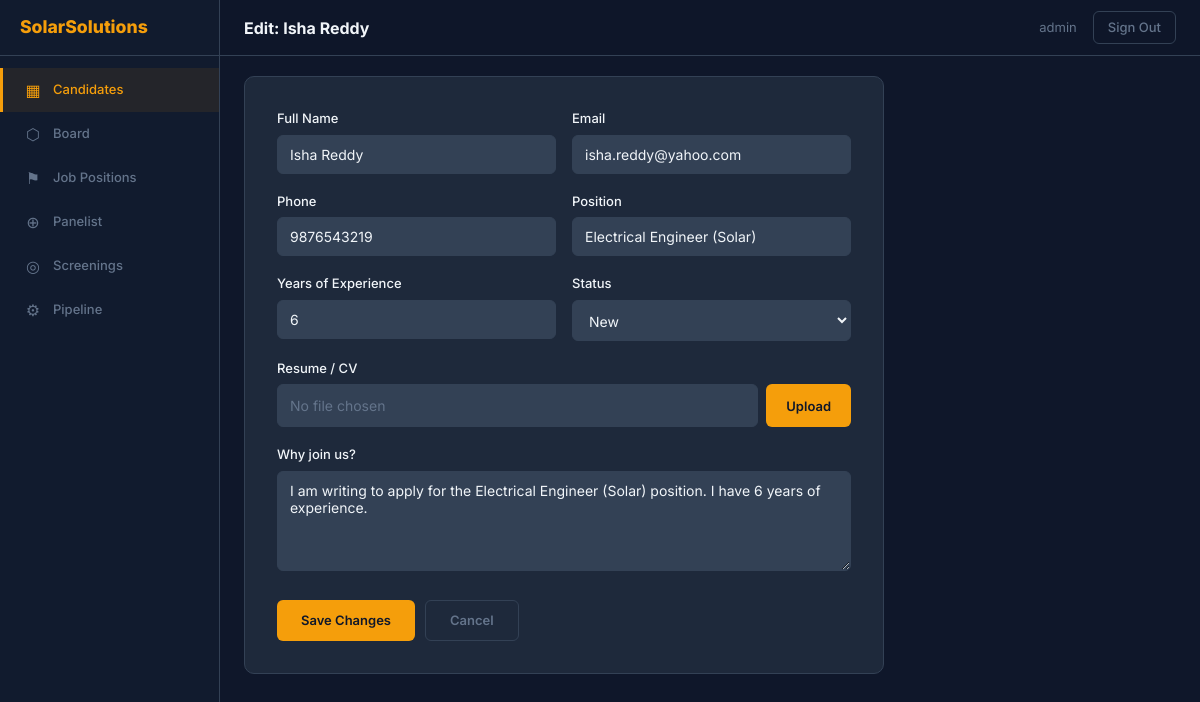
Screenshot of /solarsolutions/candidates/11/edit/ (signed in) with the database file from the repository.
### api/models.py (models this page shows, shortened)
class Application(models.Model):
    company = models.ForeignKey(Company, on_delete=models.CASCADE, related_name='applications')
    full_name = models.CharField('Full Name', max_length=200)
    email = models.EmailField('Email Address')
    phone = models.CharField('Phone Number', max_length=30)
    position = models.CharField('Position', max_length=200)
    experience = models.PositiveIntegerField('Years of Experience')
    resume = models.FileField('Resume / CV', upload_to='resumes/', blank=True, null=True)
    cover_letter = models.TextField('Why join us?')
    status = models.CharField('Status', max_length=30, default='new')
    submitted_at = models.DateTimeField('Submitted', auto_now_add=True)
    class Meta:
        ordering = ['-submitted_at']
        verbose_name = 'Application'
        verbose_name_plural = 'Applications'

class Stage(models.Model):
    company = models.ForeignKey(Company, on_delete=models.CASCADE, related_name='stages')
    key = models.CharField('Key', max_length=30)
    label = models.CharField('Label', max_length=100)
    order = models.IntegerField('Order', default=0)
    class Meta:
        ordering = ['order']
        unique_together = ('company', 'key')
        verbose_name = 'Pipeline Stage'
        verbose_name_plural = 'Pipeline Stages'

### adminpanel/views.py (the view, shortened to what this page needs)
# urls.py: path('candidates/<int:pk>/edit/', views.candidate_edit, name='candidate_edit'),
@company_login_required
def candidate_edit(request, pk, company_slug=None):
    candidate = get_object_or_404(Application, company=request.company, pk=pk)
    return render(request, 'adminpanel/candidate_form.html', {
        'candidate': candidate,
        'stages': Stage.objects.filter(company=request.company),
        'company': request.company,
    })

### adminpanel/views.py (called while the page is built)
def company_login_required(view_func):
    @wraps(view_func)
    def wrapper(request, *args, **kwargs):
        if request.user.is_authenticated:
            return view_func(request, *args, **kwargs)
        if request.company:
            return redirect('admin_login', company_slug=request.company.slug)
        return redirect('landing')
    return wrapper

### adminpanel/templates/adminpanel/candidate_form.html (shortened to what this page needs)
{% extends 'adminpanel/base.html' %}
{% block page_title %}{% if candidate %}Edit: {{ candidate.full_name }}{% else %}Add Candidate{% endif %}{% endblock %}
{% block content %}
<div class="form-card">
  <form method="post" enctype="multipart/form-data">
    <div class="form-row">
      <div class="form-group">
        <label for="full_name">Full Name</label>
        <input id="full_name" name="full_name" type="text" value="{{ candidate.full_name|default:'' }}" required />
      </div>
      <div class="form-group">
        <label for="email">Email</label>
        <input id="email" name="email" type="email" value="{{ candidate.email|default:'' }}" required />
      </div>
    </div>
    <div class="form-row">
      <div class="form-group">
        <label for="phone">Phone</label>
        <input id="phone" name="phone" type="text" value="{{ candidate.phone|default:'' }}" required />
      </div>
      <div class="form-group">
        <label for="position">Position</label>
        <input id="position" name="position" type="text" value="{{ candidate.position|default:'' }}" required />
      </div>
    </div>
    <div class="form-row">
      <div class="form-group">
        <label for="experience">Years of Experience</label>
        <input id="experience" name="experience" type="number" min="0" value="{{ candidate.experience|default:'0' }}" required />
      </div>
      <div class="form-group">
        <label for="status">Status</label>
        <select id="status" name="status">
          {% for s in stages %}
            <option value="{{ s.key }}" {% if candidate.status == s.key %}selected{% endif %}>{{ s.label }}</option>
          {% endfor %}
        </select>
      </div>
    </div>
    <div class="form-group">
      <label for="resume">Resume / CV</label>
      <div class="file-input">
        <span class="file-placeholder" id="resumeLabel">
          {% if candidate.resume %}{{ candidate.resume.name }}{% else %}No file chosen{% endif %}
        </span>
        <button type="button" class="file-btn" onclick="document.getElementById('resume').click()">Upload</button>
      </div>
    </div>
    <div class="form-group">
      <label for="cover_letter">Why join us?</label>
      <textarea id="cover_letter" name="cover_letter" rows="4">{{ candidate.cover_letter|default:'' }}</textarea>
    </div>
    <div class="actions-bar">
      <button type="submit" class="btn btn-primary">
        {% if candidate %}Save Changes{% else %}Add Candidate{% endif %}
      </button>
      <a href="{% url 'candidate_list' company_slug=company.slug %}" class="btn btn-cancel">Cancel</a>
    </div>
  </form>
</div>
{% endblock %}

### adminpanel/templates/adminpanel/base.html (shortened to what this page needs)
<!doctype html>
<html lang="en">
<head>
</head>
<body>
  <div class="sidebar">
    <div class="sidebar-logo">SolarSolutions</div>
    <nav class="sidebar-nav">
      <a href="{% url 'candidate_list' %}" class="{% if request.resolver_match.url_name == 'candidate_list' or request.resolver_match.url_name == 'candidate_detail' or request.resolver_match.url_name == 'candidate_edit' or request.resolver_match.url_name == 'candidate_create' %}active{% endif %}">
        <span class="nav-icon">▦</span> Candidates
      </a>
      <a href="{% url 'admin_board' %}" class="{% if request.resolver_match.url_name == 'admin_board' %}active{% endif %}">
        <span class="nav-icon">⬡</span> Board
      </a>
      <a href="{% url 'job_positions' %}" class="{% if request.resolver_match.url_name == 'job_positions' %}active{% endif %}">
        <span class="nav-icon">⚑</span> Job Positions
      </a>
      <a href="{% url 'panelist' %}" class="{% if request.resolver_match.url_name == 'panelist' %}active{% endif %}">
        <span class="nav-icon">⊕</span> Panelist
      </a>
      <a href="{% url 'screenings' %}" class="{% if request.resolver_match.url_name == 'screenings' %}active{% endif %}">
        <span class="nav-icon">◎</span> Screenings
      </a>
      <a href="{% url 'pipeline' %}" class="{% if request.resolver_match.url_name == 'pipeline' %}active{% endif %}">
        <span class="nav-icon">⚙</span> Pipeline
      </a>
    </nav>
  </div>
  <div class="header">
    <div class="header-title">{% block page_title %}Dashboard{% endblock %}</div>
    <div class="header-right">
      <span>{{ user.get_username }}</span>
      <a href="{% url 'admin_logout' %}" class="logout-btn">Sign Out</a>
    </div>
  </div>
  <div class="main">
    <div class="main-content">
      {% block content %}{% endblock %}
    </div>
  </div>
</body>
</html>

### adminpanel/templates/adminpanel/candidate_form.html (style rules this page uses)
.form-card { background: var(--color-bg-card); border: 1px solid var(--color-border); border-radius: var(--radius); padding: 32px; max-width: 640px; }
.form-group { margin-bottom: 18px; }
.form-group label { display: block; font-size: 0.8125rem; font-weight: 500; margin-bottom: 6px; }
.form-group input, .form-group select, .form-group textarea { width: 100%; padding: 10px 12px; font-size: 0.875rem; font-family: inherit; color: var(--color-text); background: var(--color-bg-input, #334155); border: 1px solid var(--color-border); border-radius: 6px; outline: none; }
.form-group textarea { resize: vertical; min-height: 100px; }
.form-row { display: grid; grid-template-columns: 1fr 1fr; gap: 16px; }
.file-input { display: flex; gap: 8px; align-items: stretch; }
.file-placeholder { flex: 1; padding: 10px 12px; font-size: 0.875rem; color: var(--color-text-muted); background: var(--color-bg-input, #334155); border: 1px solid var(--color-border); border-radius: 6px; }
.file-btn { padding: 10px 20px; font-size: 0.8125rem; font-weight: 600; font-family: inherit; background: var(--color-primary); color: #0f172a; border: none; border-radius: 6px; cursor: pointer; transition: 0.15s; white-space: nowrap; }
.actions-bar { margin-top: 24px; display: flex; gap: 10px; }
.btn { padding: 10px 24px; font-size: 0.8125rem; font-weight: 600; font-family: inherit; border: none; border-radius: 6px; cursor: pointer; transition: 0.15s; text-decoration: none; }
.btn-primary { background: var(--color-primary); color: #0f172a; }
.btn-cancel { background: transparent; color: var(--color-text-muted); border: 1px solid var(--color-border); }

### adminpanel/templates/adminpanel/base.html (style rules this page uses)
* { box-sizing: border-box; margin: 0; padding: 0; }
:root { --color-primary: #f59e0b; --color-bg: #0f172a; --color-bg-card: #1e293b; --color-bg-sidebar: #111b2e; --color-bg-col: #1a2438; --color-border: #334155; --color-text: #f1f5f9; --color-text-muted: #64748b; --color-hover: #1e293b; --radius: 10px; --sidebar-w: 220px; --header-h: 56px; }
html, body { height: 100%; }
body { font-family: 'Inter', system-ui, sans-serif; background: var(--color-bg); color: var(--color-text); line-height: 1.5; font-size: 0.875rem; }
a { text-decoration: none; color: inherit; }
.header { position: fixed; top: 0; left: var(--sidebar-w); right: 0; height: var(--header-h); display: flex; align-items: center; justify-content: space-between; padding: 0 24px; border-bottom: 1px solid var(--color-border); background: rgba(15,23,42,0.85); backdrop-filter: blur(12px); z-index: 20; }
.header-title { font-weight: 700; font-size: 1rem; }
.header-right { display: flex; align-items: center; gap: 16px; }
.header-right span { color: var(--color-text-muted); font-size: 0.8125rem; }
.logout-btn { padding: 6px 14px; font-size: 0.8125rem; font-family: inherit; font-weight: 500; color: var(--color-text-muted); background: transparent; border: 1px solid var(--color-border); border-radius: 6px; cursor: pointer; transition: 0.15s; }
.sidebar { position: fixed; top: 0; left: 0; width: var(--sidebar-w); height: 100%; background: var(--color-bg-sidebar); border-right: 1px solid var(--color-border); display: flex; flex-direction: column; z-index: 30; }
.sidebar-logo { height: var(--header-h); display: flex; align-items: center; padding: 0 20px; font-size: 1.1rem; font-weight: 800; color: var(--color-primary); border-bottom: 1px solid var(--color-border); }
.sidebar-nav { flex: 1; padding: 12px 0; overflow-y: auto; }
.sidebar-nav a { display: flex; align-items: center; gap: 10px; padding: 10px 20px; font-size: 0.8125rem; font-weight: 500; color: var(--color-text-muted); transition: 0.15s; border-left: 3px solid transparent; }
.sidebar-nav a.active { color: var(--color-primary); background: rgba(245,158,11,0.08); border-left-color: var(--color-primary); }
.sidebar-nav .nav-icon { width: 20px; text-align: center; font-size: 1rem; }
.main { margin-left: var(--sidebar-w); padding-top: var(--header-h); min-height: 100vh; }
.main-content { padding: 20px 24px; }

### rows the page displays
Application: full_name "Isha Reddy", email "isha.reddy@yahoo.com", phone "9876543219", position "Electrical Engineer (Solar)", experience "6", status "New", cover_letter "I am writing to apply for the Electrical Engineer (Solar) position. I have 6 years of experience."

### other values shown
{{ user.get_username }} "admin"
